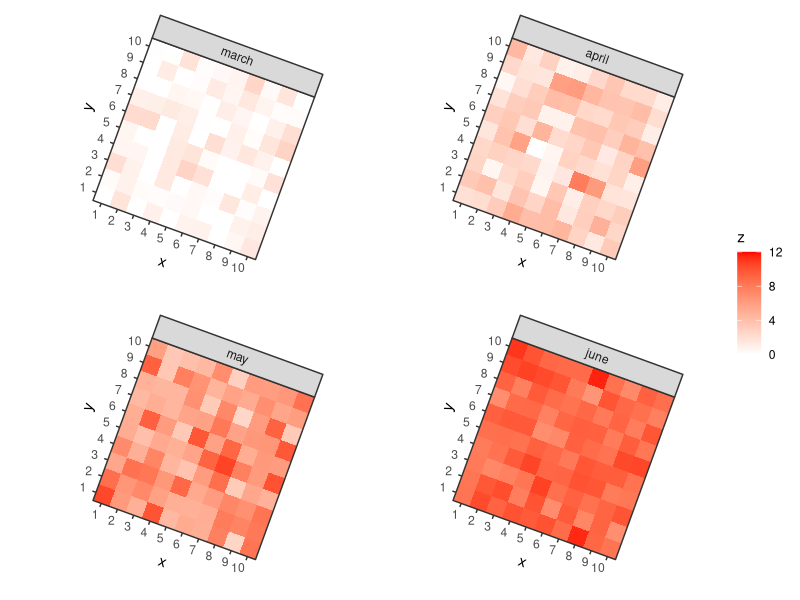

Write R code to recreate this figure.
## ---- chunk 1
library(knitr)
opts_chunk$set(dev.args=list(pointsize=10))
## ---- chunk 2
set.seed(123)
data <- data.frame(month=factor(rep(c("march","april","may","june"), each=100), levels=c("march","april","may","june")),
                  x=rep(rep(1:10, each=10), 4),
                  y=rep(rep(1:10, 10), 4),
                  z=c(rnorm(100, 0.5, 1), rnorm(100, 3, 1.5), rnorm(100, 6, 2), rnorm(100, 9, 1)))
## ---- chunk 3
library(grid)
library(gridExtra)
library(ggplot2)
## ---- chunk 4
g_legend <- function(a.gplot){
  tmp <- ggplot_gtable(ggplot_build(a.gplot))
  leg <- which(sapply(tmp$grobs, function(x) x$name) == "guide-box")
  legend <- tmp$grobs[[leg]]
  legend
}
## ---- chunk 5
pl <- lapply(unique(data$month), function(m) {
  p1 <- ggplot(data[data$month==m,], aes(x=x, y=y, fill=z)) +
    geom_raster() +
    scale_fill_gradient2(low="white", high="red", 
                         limits=c(floor(min(data$z)), ceiling(max(data$z)))) +
    scale_x_discrete(limit=1:10, expand = c(0, 0)) +
    scale_y_discrete(limit=1:10, expand = c(0, 0)) +
    coord_equal(ratio=1) +
    facet_wrap(~month) +
    theme_bw() +
    theme(axis.text.x = element_text(angle = 20, vjust = 1, hjust=1)) +
    theme(axis.text.y = element_text(angle = 20, hjust=0.5))
  
  # Extract legend into global environment
  leg <<- g_legend(p1)
  
  # Remove legend from plot
  p1 <- p1 + guides(fill=FALSE)
  
  # Return rotated plot
  editGrob(ggplotGrob(p1), vp=viewport(angle=-20, width=unit(0.85,"npc"), 
                                       height=unit(0.85,"npc")))                    
})

#png("rotated.png", 1100, 1000)
grid.arrange(do.call(arrangeGrob, c(pl, ncol=2)),
             leg, ncol=2, widths=c(0.9,0.1))
#dev.off()
